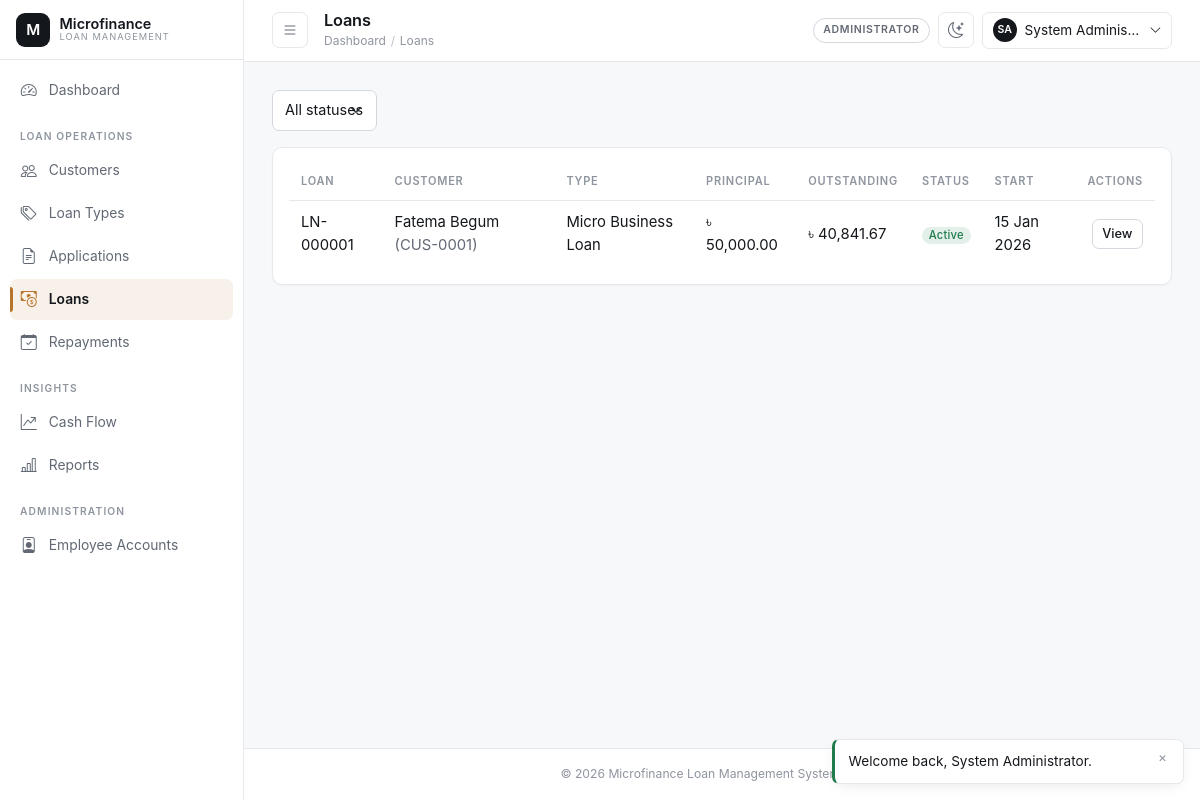
Screenshot of /admin/loans/index.php (signed in) with the database file from the repository.
### tables this page shows
CREATE TABLE loans (
    loan_id            INT UNSIGNED AUTO_INCREMENT PRIMARY KEY,
    loan_code          VARCHAR(20) NOT NULL UNIQUE,
    application_id     INT UNSIGNED NOT NULL UNIQUE,
    customer_id        INT UNSIGNED NOT NULL,
    loan_type_id       INT UNSIGNED NOT NULL,
    principal_amount   DECIMAL(14,2) NOT NULL,
    interest_rate      DECIMAL(5,2) NOT NULL COMMENT 'Locked-in annual % at approval time',
    duration_months    INT UNSIGNED NOT NULL,
    emi_amount         DECIMAL(14,2) NOT NULL,
    start_date         DATE NOT NULL,
    end_date           DATE NOT NULL,
    status             ENUM('active','closed','defaulted','cancelled') NOT NULL DEFAULT 'active',
    approved_by        INT UNSIGNED NOT NULL,
    created_at         TIMESTAMP NOT NULL DEFAULT CURRENT_TIMESTAMP,
    updated_at         TIMESTAMP NOT NULL DEFAULT CURRENT_TIMESTAMP ON UPDATE CURRENT_TIMESTAMP,
    CONSTRAINT fk_loans_application FOREIGN KEY (application_id) REFERENCES loan_applications(application_id)
        ON UPDATE CASCADE ON DELETE RESTRICT,
    CONSTRAINT fk_loans_customer FOREIGN KEY (customer_id) REFERENCES customers(customer_id)
        ON UPDATE CASCADE ON DELETE RESTRICT,
    CONSTRAINT fk_loans_loan_type FOREIGN KEY (loan_type_id) REFERENCES loan_types(loan_type_id)
        ON UPDATE CASCADE ON DELETE RESTRICT,
    CONSTRAINT fk_loans_approved_by FOREIGN KEY (approved_by) REFERENCES users(user_id)
        ON UPDATE CASCADE ON DELETE RESTRICT,
    CONSTRAINT chk_loans_principal CHECK (principal_amount > 0),
    CONSTRAINT chk_loans_dates CHECK (end_date > start_date),
    INDEX idx_loans_status (status),
    INDEX idx_loans_customer (customer_id)
);

CREATE TABLE users (
    user_id        INT UNSIGNED AUTO_INCREMENT PRIMARY KEY,
    role_id        INT UNSIGNED NOT NULL,
    full_name      VARCHAR(120) NOT NULL,
    username       VARCHAR(60) NOT NULL UNIQUE,
    email          VARCHAR(120) NOT NULL UNIQUE,
    phone          VARCHAR(20) DEFAULT NULL,
    password_hash  VARCHAR(255) NOT NULL,
    status         ENUM('active','inactive','suspended') NOT NULL DEFAULT 'active',
    remember_token VARCHAR(255) DEFAULT NULL,
    last_login_at  DATETIME DEFAULT NULL,
    created_by     INT UNSIGNED DEFAULT NULL,
    created_at     TIMESTAMP NOT NULL DEFAULT CURRENT_TIMESTAMP,
    updated_at     TIMESTAMP NOT NULL DEFAULT CURRENT_TIMESTAMP ON UPDATE CURRENT_TIMESTAMP,
    CONSTRAINT fk_users_role FOREIGN KEY (role_id) REFERENCES roles(role_id)
        ON UPDATE CASCADE ON DELETE RESTRICT,
    CONSTRAINT fk_users_created_by FOREIGN KEY (created_by) REFERENCES users(user_id)
        ON UPDATE CASCADE ON DELETE SET NULL,
    INDEX idx_users_role (role_id),
    INDEX idx_users_status (status)
);

CREATE TABLE customers (
    customer_id      INT UNSIGNED AUTO_INCREMENT PRIMARY KEY,
    user_id          INT UNSIGNED NOT NULL UNIQUE,
    customer_code    VARCHAR(20) NOT NULL UNIQUE,
    national_id      VARCHAR(40) NOT NULL UNIQUE,
    date_of_birth    DATE NOT NULL,
    gender           ENUM('male','female','other') NOT NULL,
    address_line     VARCHAR(255) NOT NULL,
    city             VARCHAR(100) NOT NULL,
    occupation       VARCHAR(100) DEFAULT NULL,
    monthly_income   DECIMAL(14,2) DEFAULT NULL,
    status           ENUM('active','inactive','blacklisted') NOT NULL DEFAULT 'active',
    registered_by    INT UNSIGNED NOT NULL,
    created_at       TIMESTAMP NOT NULL DEFAULT CURRENT_TIMESTAMP,
    updated_at       TIMESTAMP NOT NULL DEFAULT CURRENT_TIMESTAMP ON UPDATE CURRENT_TIMESTAMP,
    CONSTRAINT fk_customers_user FOREIGN KEY (user_id) REFERENCES users(user_id)
        ON UPDATE CASCADE ON DELETE CASCADE,
    CONSTRAINT fk_customers_registered_by FOREIGN KEY (registered_by) REFERENCES users(user_id)
        ON UPDATE CASCADE ON DELETE RESTRICT,
    CONSTRAINT chk_customers_income CHECK (monthly_income IS NULL OR monthly_income >= 0),
    INDEX idx_customers_status (status),
    INDEX idx_customers_city (city)
);

CREATE TABLE loan_types (
    loan_type_id     INT UNSIGNED AUTO_INCREMENT PRIMARY KEY,
    type_name        VARCHAR(100) NOT NULL UNIQUE,
    description      VARCHAR(255) DEFAULT NULL,
    interest_rate    DECIMAL(5,2) NOT NULL COMMENT 'Annual % rate',
    min_amount       DECIMAL(14,2) NOT NULL,
    max_amount       DECIMAL(14,2) NOT NULL,
    min_duration_months INT UNSIGNED NOT NULL,
    max_duration_months INT UNSIGNED NOT NULL,
    processing_fee_pct DECIMAL(5,2) NOT NULL DEFAULT 0.00,
    status           ENUM('active','inactive') NOT NULL DEFAULT 'active',
    created_at       TIMESTAMP NOT NULL DEFAULT CURRENT_TIMESTAMP,
    updated_at       TIMESTAMP NOT NULL DEFAULT CURRENT_TIMESTAMP ON UPDATE CURRENT_TIMESTAMP,
    CONSTRAINT chk_loan_types_amounts CHECK (max_amount >= min_amount),
    CONSTRAINT chk_loan_types_duration CHECK (max_duration_months >= min_duration_months),
    CONSTRAINT chk_loan_types_rate CHECK (interest_rate >= 0)
);

### includes/loan_helpers.php (called while the page is built, shortened)
<?php
require_once __DIR__ . '/functions.php';
function get_loan_outstanding_balance(int $loanId): float
{
    $pdo = Database::getConnection();
    $stmt = $pdo->prepare('SELECT COALESCE(SUM(total_due - amount_paid),0) FROM repayment_schedules WHERE loan_id = :id');
    $stmt->execute(['id' => $loanId]);
    return (float) $stmt->fetchColumn();
}

### includes/partials/loans_table.php (the view, shortened to what this page needs)
<div class="table-responsive">
    <table class="table mfs-table align-middle">
        <thead>
        <tr><th>Loan</th><th>Customer</th><th>Type</th><th>Principal</th><th>Outstanding</th><th>Status</th><th>Start</th><th class="text-end">Actions</th></tr>
        </thead>
        <tbody>
        <?php foreach ($rows as $row): ?>
            <tr>
                <td><?= e($row['loan_code']) ?></td>
                <td><?= e($row['customer_name']) ?> <span class="text-muted">(<?= e($row['customer_code']) ?>)</span></td>
                <td><?= e($row['type_name']) ?></td>
                <td><?= money($row['principal_amount']) ?></td>
                <td><?= money(get_loan_outstanding_balance((int) $row['loan_id'])) ?></td>
                <td><?= status_badge($row['status']) ?></td>
                <td><?= display_date($row['start_date']) ?></td>
                <td class="text-end"><a href="<?= e(BASE_URL . $basePath) ?>/view.php?id=<?= (int) $row['loan_id'] ?>" class="btn btn-sm btn-outline-secondary">View</a></td>
            </tr>
        <?php endforeach; ?>
        </tbody>
    </table>
</div>

### includes/functions.php (shortened to what this page needs)
<?php
function e(mixed $value = null): string
{
    return htmlspecialchars((string) ($value ?? ''), ENT_QUOTES, 'UTF-8');
}
function money(mixed $amount, string $symbol = '৳'): string
{
    return $symbol . ' ' . number_format(is_numeric($amount) ? (float) $amount : 0.0, 2);
}
function display_date(?string $date, string $format = 'd M Y'): string
{
    $ts = strtotime($date);
    return $ts === false ? '—' : date($format, $ts);
}
function status_badge(string $status): string
{
    $slug = strtolower(str_replace(' ', '-', $status));
    return '<span class="badge badge-status-' . e($slug) . '">' . e(ucwords(str_replace('_', ' ', $status))) . '</span>';
}
function fetch_loans_list(string $status, ?int $submittedBy, int $limit, int $offset): array
{
    $pdo = Database::getConnection();
    $where = ['1=1'];
    $params = [];
    $whereSql = implode(' AND ', $where);
    $countStmt = $pdo->prepare(
        "SELECT COUNT(*) FROM loans l INNER JOIN loan_applications a ON a.application_id = l.application_id WHERE {$whereSql}"
    );
    $countStmt->execute($params);
    $total = (int) $countStmt->fetchColumn();
    $stmt = $pdo->prepare(
        "SELECT l.loan_id, l.loan_code, l.principal_amount, l.status, l.start_date, l.end_date,
                uc.full_name AS customer_name, c.customer_code, lt.type_name
         FROM loans l
         INNER JOIN loan_applications a ON a.application_id = l.application_id
         INNER JOIN customers c ON c.customer_id = l.customer_id
         INNER JOIN users uc ON uc.user_id = c.user_id
         INNER JOIN loan_types lt ON lt.loan_type_id = l.loan_type_id
         WHERE {$whereSql}
         ORDER BY l.created_at DESC
         LIMIT :limit OFFSET :offset"
    );
    $stmt->bindValue('limit', $limit, PDO::PARAM_INT);
    $stmt->bindValue('offset', $offset, PDO::PARAM_INT);
    $stmt->execute();
    return ['rows' => $stmt->fetchAll(), 'total' => $total];
}

### assets/css/style.css (style rules this page uses)
:root { color-scheme: light; --mfs-bg: #f7f8f9; --mfs-surface: #ffffff; --mfs-surface-2: #fbfbfc; --mfs-surface-3: #f1f2f4; --mfs-border: #e6e8ec; --mfs-border-strong: #d3d7de; --mfs-ink: #14171c; --mfs-ink-soft: #626974; --mfs-ink-faint: #8f959f; --mfs-accent: #b6752b; --mfs-accent-hover: #a1651f; --mfs-accent-soft: rgba(182, 117, 43, 0.10); --mfs-accent-ring: rgba(182, 117, 43, 0.26); --mfs-success: #1f7a4d; --mfs-success-soft: rgba(31, 122, 77, 0.12); --mfs-danger: #bb3b28; --mfs-danger-soft: rgba(187, 59, 40, 0.12); --mfs-warning: #b6752b; --mfs-info: #2b6d8c; --mfs-info-soft: rgba(43, 109, 140, 0.12); --mfs-radius: 10px; --mfs-radius-sm: 7px; --mfs-radius-lg: 16px; --mfs-shadow-sm: 0 1px 2px rgba(16, 18, 21, 0.04); --mfs-shadow: 0 4px 16px -6px rgba(16, 18, 21, 0.14); --mfs-shadow-lg: 0 24px 60px -28px rgba(16, 18, 21, 0.34); --mfs-sidebar-width: 244px; --mfs-sidebar-collapsed: 68px; --mfs-topbar-height: 60px; --mfs-speed: 160ms; --mfs-speed-slow: 280ms; --mfs-ease: cubic-bezier(0.4, 0, 0.2, 1); --mfs-ease-out: cubic-bezier(0.16, 1, 0.3, 1); --mfs-font: -apple-system, BlinkMacSystemFont, 'Segoe UI', Inter, Roboto, 'Helvetica Neue', Arial, 'Noto Sans', sans-serif; --mfs-font-mono: ui-monospace, SFMono-Regular, 'SF Mono', Menlo, Consolas, monospace; }
*, *::before, *::after { box-sizing: border-box; }
html { -webkit-text-size-adjust: 100%; text-size-adjust: 100%; }
body { margin: 0; background-color: var(--mfs-bg); color: var(--mfs-ink); font-family: var(--mfs-font); font-size: 0.925rem; line-height: 1.55; -webkit-font-smoothing: antialiased; -moz-osx-font-smoothing: grayscale; }
a { color: var(--mfs-ink); text-decoration: none; transition: color var(--mfs-speed) var(--mfs-ease); }
* { scrollbar-width: thin; scrollbar-color: var(--mfs-border-strong) transparent; }
.text-muted { color: var(--mfs-ink-soft) !important; }
.btn { --mfs-btn-bg: transparent; border-radius: var(--mfs-radius-sm); font-size: 0.875rem; font-weight: 500; line-height: 1.45; padding: 0.5rem 0.95rem; cursor: pointer; transition: background-color var(--mfs-speed) var(--mfs-ease), border-color var(--mfs-speed) var(--mfs-ease), color var(--mfs-speed) var(--mfs-ease), transform var(--mfs-speed) var(--mfs-ease), box-shadow var(--mfs-speed) var(--mfs-ease); }
.btn-outline-secondary { border-color: var(--mfs-border-strong); color: var(--mfs-ink); background: var(--mfs-surface); }
.btn-sm { padding: 0.3rem 0.6rem; font-size: 0.8rem; }
.table { --bs-table-bg: transparent; --bs-table-color: var(--mfs-ink); color: var(--mfs-ink); margin-bottom: 0; }
.table.mfs-table thead th { position: sticky; top: 0; z-index: 1; background: var(--mfs-surface); color: var(--mfs-ink-faint); font-size: 0.69rem; font-weight: 600; letter-spacing: 0.07em; text-transform: uppercase; border: 0; border-bottom: 1px solid var(--mfs-border); padding: 0.6rem 0.75rem; white-space: nowrap; vertical-align: middle; }
.table.mfs-table tbody td { border-color: var(--mfs-border); padding: 0.65rem 0.75rem; vertical-align: middle; }
.table.mfs-table tbody tr { transition: background-color var(--mfs-speed) var(--mfs-ease); }
.table.mfs-table tbody tr:last-child td { border-bottom: 0; }
.table-responsive { -webkit-overflow-scrolling: touch; }
.badge { font-weight: 500; font-size: 0.7rem; letter-spacing: 0.02em; padding: 0.3em 0.6em; border-radius: 999px; }
.badge-status-active, .badge-status-approved, .badge-status-paid, .badge-status-disbursed { background: var(--mfs-success-soft); color: var(--mfs-success); }

### rows the page displays
loans: loan_code "LN-000001", users.full_name "Fatema Begum", customer.customer_code "CUS-0001", loan_type.type_name "Micro Business Loan", principal_amount "৳ 50,000.00", loan_id "৳ 40,841.67", status "Active", start_date "15 Jan 2026"

### other values shown
$label "Dashboard"
$item[3] "LOAN OPERATIONS"
$label "Customers"
$label "Loan Types"
$label "Applications"
$label "Loans"
$label "Repayments"
$item[3] "INSIGHTS"
$label "Cash Flow"
$label "Reports"
$item[3] "ADMINISTRATION"
$label "Employee Accounts"
$pageTitle "Loans"
$user['role_name'] "ADMINISTRATOR"
$initials "SA"
